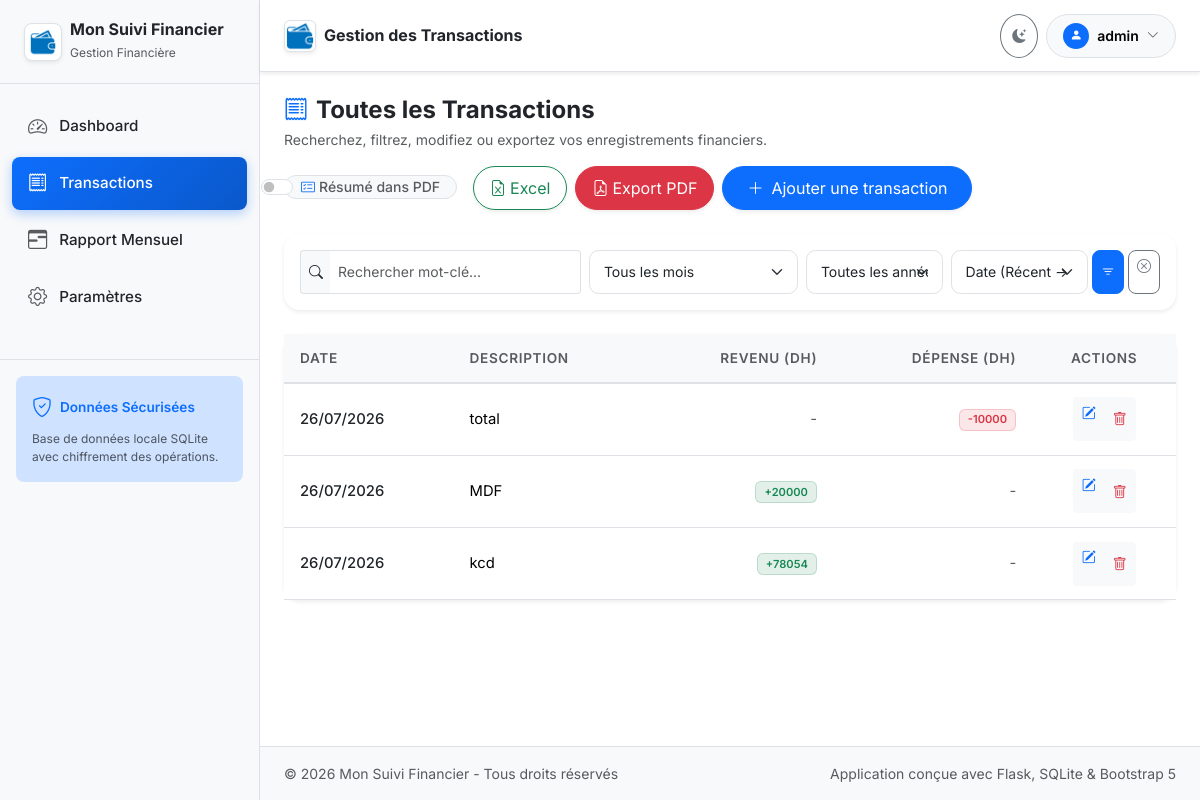
The page /transactions (signed in) on the database as committed earlier.
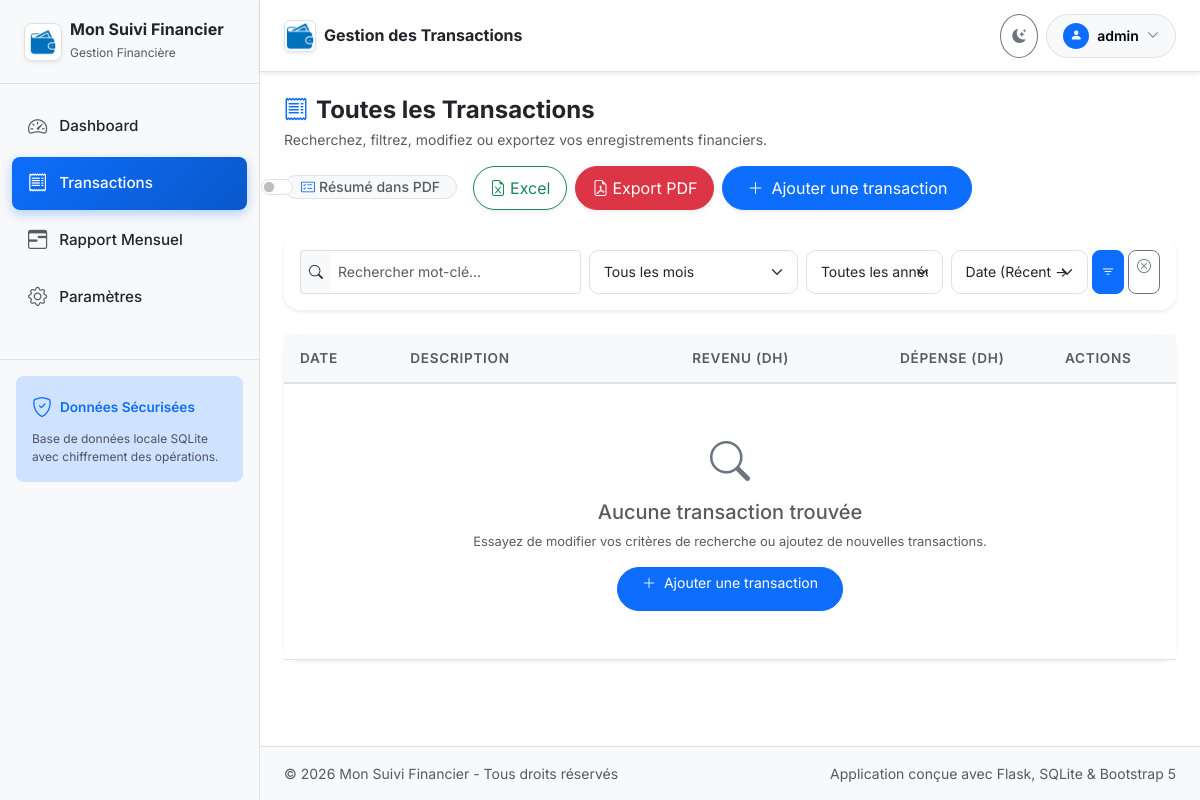
The same page on the database as committed later.
### models.py (models this page shows, shortened)
class Setting(db.Model):
    __tablename__ = 'settings'
    key = db.Column(db.String(50), primary_key=True)
    value = db.Column(db.Text, nullable=True)
    @classmethod
    def get_val(cls, key, default=None):
        setting = db.session.get(cls, key)
        return setting.value if setting and setting.value is not None else default

class User(UserMixin, db.Model):
    __tablename__ = 'users'
    id = db.Column(db.Integer, primary_key=True)
    username = db.Column(db.String(80), unique=True, nullable=False, index=True)
    password_hash = db.Column(db.String(256), nullable=False)
    created_at = db.Column(db.DateTime, nullable=False, default=lambda: datetime.now(timezone.utc))

class Transaction(db.Model):
    __tablename__ = 'transactions'
    id = db.Column(db.Integer, primary_key=True)
    date = db.Column(db.Date, nullable=False, default=date.today, index=True)
    description = db.Column(db.Text, nullable=True)
    revenu = db.Column(db.Float, nullable=False, default=0.0)
    depense = db.Column(db.Float, nullable=False, default=0.0)
    created_at = db.Column(db.DateTime, nullable=False, default=lambda: datetime.now(timezone.utc))
    updated_at = db.Column(db.DateTime, nullable=False, default=lambda: datetime.now(timezone.utc), onupdate=lambda: datetime.now(timezone.utc))

### app.py (the view)
    @app.route('/transactions')
    @login_required
    def transactions_list():
        page = request.args.get('page', 1, type=int)
        per_page = 10
        query = get_filtered_transactions_query()
        pagination = query.paginate(page=page, per_page=per_page, error_out=False)
        years_query = db.session.query(extract('year', Transaction.date)).distinct().all()
        years = sorted([int(y[0]) for y in years_query if y[0] is not None], reverse=True)
        if datetime.now().year not in years:
            years.insert(0, datetime.now().year)
        return render_template(
            'transactions/list.html',
            transactions=pagination.items,
            pagination=pagination,
            years=years
        )

### templates/transactions/list.html (shortened to what this page needs)
{% extends "base.html" %}
{% block header_title %}Gestion des Transactions{% endblock %}
{% block content %}
<div class="d-flex flex-wrap align-items-center justify-content-between gap-3 mb-4">
    <div>
        <h4 class="fw-bold mb-1"><i class="bi bi-receipt text-primary me-2"></i>Toutes les Transactions</h4>
        <p class="text-muted small mb-0">Recherchez, filtrez, modifiez ou exportez vos enregistrements financiers.</p>
    </div>
    <div class="d-flex flex-wrap align-items-center gap-2">
        <div class="form-check form-switch d-inline-flex align-items-center gap-2 me-2 bg-body-tertiary px-3 py-1.5 rounded-pill border">
            <input class="form-check-input my-0" type="checkbox" id="includeSummaryPdfToggle">
            <label class="form-check-label small fw-medium text-muted" for="includeSummaryPdfToggle" style="cursor: pointer;">
                <i class="bi bi-card-checklist me-1 text-primary"></i>Résumé dans PDF
            </label>
        </div>
        <a href="{{ url_for('transactions_export_excel', **request.args) }}" class="btn btn-outline-success rounded-pill px-3 d-flex align-items-center gap-1 shadow-sm">
            <i class="bi bi-file-earmark-excel"></i> Excel
        </a>
        <a id="exportPdfBtn" href="{{ url_for('transactions_export_pdf', include_summary=0, **request.args) }}" class="btn btn-danger rounded-pill px-3 d-flex align-items-center gap-1 shadow-sm">
            <i class="bi bi-file-earmark-pdf"></i> Export PDF
        </a>
        <a href="{{ url_for('transaction_add') }}" class="btn btn-primary rounded-pill px-4 d-flex align-items-center gap-2 shadow-sm">
            <i class="bi bi-plus-lg"></i>
            <span>Ajouter une transaction</span>
        </a>
    </div>
</div>
<div class="card border-0 shadow-sm rounded-4 mb-4">
    <div class="card-body p-3">
        <form method="GET" action="{{ url_for('transactions_list') }}" class="row g-2 align-items-center">
            <div class="col-12 col-md-5 col-lg-4">
                <div class="input-group input-group-sm">
                    <span class="input-group-text bg-body-tertiary border-end-0"><i class="bi bi-search"></i></span>
                    <input type="text" name="search" class="form-control border-start-0" placeholder="Rechercher mot-clé..." value="{{ request.args.get('search', '') }}">
                </div>
            </div>
            <div class="col-6 col-md-3 col-lg-3">
                <select name="month" class="form-select form-select-sm">
                    <option value="">Tous les mois</option>
                </select>
            </div>
            <div class="col-6 col-md-2 col-lg-2">
                <select name="year" class="form-select form-select-sm">
                    <option value="">Toutes les années</option>
                </select>
            </div>
            <div class="col-8 col-md-2 col-lg-2">
                <select name="sort" class="form-select form-select-sm">
                    <option value="date_desc" {% if request.args.get('sort') == 'date_desc' %}selected{% endif %}>Date (Récent &rarr; Ancien)</option>
                </select>
            </div>
            <div class="col-4 col-md-2 col-lg-1 d-flex gap-1 justify-content-end">
                <button type="submit" class="btn btn-primary btn-sm rounded-3 w-100" title="Filtrer">
                    <i class="bi bi-filter"></i>
                </button>
                <a href="{{ url_for('transactions_list') }}" class="btn btn-outline-secondary btn-sm rounded-3" title="Réinitialiser">
                    <i class="bi bi-x-circle"></i>
                </a>
            </div>
        </form>
    </div>
</div>
<div class="card border-0 shadow-sm rounded-4 mb-4">
    <div class="table-responsive">
        <table class="table custom-table table-hover align-middle mb-0">
            <thead>
                <tr>
                    <th>Date</th>
                    <th>Description</th>
                    <th class="text-end">Revenu ({{ currency }})</th>
                    <th class="text-end">Dépense ({{ currency }})</th>
                    <th class="text-center">Actions</th>
                </tr>
            </thead>
            <tbody>
                {% if transactions %}
                    {% for tx in transactions %}
                    <tr>
                        <td>
                            <span class="fw-medium text-body">{{ tx.date.strftime('%d/%m/%Y') }}</span>
                        </td>
                        <td>
                            <span>{{ tx.description or '-' }}</span>
                        </td>
                        <td class="text-end">
                            {% if tx.revenu > 0 %}
                                <span class="badge badge-revenue">+{{ tx.revenu|int if tx.revenu == tx.revenu|int else ("%.2f"|format(tx.revenu)) }}</span>
                            {% else %}
                                <span class="text-muted">-</span>
                            {% endif %}
                        </td>
                        <td class="text-end">
                            {% if tx.depense > 0 %}
                                <span class="badge badge-expense">-{{ tx.depense|int if tx.depense == tx.depense|int else ("%.2f"|format(tx.depense)) }}</span>
                            {% else %}
                                <span class="text-muted">-</span>
                            {% endif %}
                        </td>
                        <td class="text-center">
                            <div class="btn-group btn-group-sm">
                                <a href="{{ url_for('transaction_edit', id=tx.id) }}" class="btn btn-light text-primary" title="Modifier">
                                    <i class="bi bi-pencil-square"></i>
                                </a>
                                <button type="button" class="btn btn-light text-danger" data-bs-toggle="modal" data-bs-target="#deleteConfirmModal" data-delete-url="{{ url_for('transaction_delete', id=tx.id) }}" data-tx-desc="{{ tx.description or 'Transaction sans description' }}" data-tx-amount="{{ tx.revenu if tx.revenu > 0 else tx.depense }} {{ currency }}" title="Supprimer">
                                    <i class="bi bi-trash"></i>
                                </button>
                            </div>
                        </td>
                    </tr>
                    {% endfor %}
                {% else %}
                    <tr>
                        <td colspan="5" class="text-center py-5 text-muted">
                            <i class="bi bi-search fs-1 d-block mb-2 text-secondary"></i>
                            <h5>Aucune transaction trouvée</h5>
                            <p class="small mb-3">Essayez de modifier vos critères de recherche ou ajoutez de nouvelles transactions.</p>
                            <a href="{{ url_for('transaction_add') }}" class="btn btn-primary btn-sm rounded-pill px-4">
                                <i class="bi bi-plus-lg me-1"></i> Ajouter une transaction
                            </a>
                        </td>
                    </tr>
                {% endif %}
            </tbody>
        </table>
    </div>
</div>
{% endblock %}

### templates/base.html (shortened to what this page needs)
<!DOCTYPE html>
<html lang="fr" data-bs-theme="{{ 'dark' if dark_mode else 'light' }}">
<head>
    <link href="https://cdn.jsdelivr.net/npm/bootstrap@5.3.3/dist/css/bootstrap.min.css" rel="stylesheet">
    <link rel="stylesheet" href="https://cdn.jsdelivr.net/npm/bootstrap-icons@1.11.3/font/bootstrap-icons.min.css">
    <link rel="stylesheet" href="{{ url_for('static', filename='css/style.css') }}">
</head>
<body>
    <div id="wrapper">
        <nav id="sidebar" class="d-none d-lg-block">
            <div class="sidebar-header d-flex align-items-center justify-content-between">
                <a href="{{ url_for('dashboard') }}" class="d-flex align-items-center gap-2 text-decoration-none color-inherit">
                    <img src="{{ url_for('static', filename='img/logo.png') }}" alt="{{ app_name }}" class="rounded-3 shadow-sm p-1 border bg-white" style="width: 38px; height: 38px; object-fit: contain;">
                    <div>
                        <h6 class="fw-bold mb-0 text-body">{{ app_name }}</h6>
                        <small class="text-muted" style="font-size: 0.75rem;">Gestion Financière</small>
                    </div>
                </a>
            </div>
            <ul class="list-unstyled components">
                <li class="{% if request.endpoint == 'dashboard' %}active{% endif %}">
                    <a href="{{ url_for('dashboard') }}">
                        <i class="bi bi-speedometer2"></i>
                        <span>Dashboard</span>
                    </a>
                </li>
                <li class="{% if request.endpoint in ['transactions_list', 'transaction_add', 'transaction_edit'] %}active{% endif %}">
                    <a href="{{ url_for('transactions_list') }}">
                        <i class="bi bi-receipt"></i>
                        <span>Transactions</span>
                    </a>
                </li>
                <li class="{% if request.endpoint == 'rapport' %}active{% endif %}">
                    <a href="{{ url_for('rapport') }}">
                        <i class="bi bi-calendar3-range"></i>
                        <span>Rapport Mensuel</span>
                    </a>
                </li>
                <li class="{% if request.endpoint == 'settings' %}active{% endif %}">
                    <a href="{{ url_for('settings') }}">
                        <i class="bi bi-gear"></i>
                        <span>Paramètres</span>
                    </a>
                </li>
            </ul>
            <div class="p-3 mt-auto border-top">
                <div class="card border-0 bg-primary-subtle rounded-3 p-3">
                    <div class="d-flex align-items-center gap-2 mb-2">
                        <i class="bi bi-shield-check text-primary fs-5"></i>
                        <span class="fw-semibold text-primary" style="font-size: 0.85rem;">Données Sécurisées</span>
                    </div>
                    <p class="text-muted mb-0" style="font-size: 0.75rem;">Base de données locale SQLite avec chiffrement des opérations.</p>
                </div>
            </div>
        </nav>
        <div id="content" class="pb-5 pb-lg-0">
            <nav class="navbar navbar-expand main-navbar sticky-top shadow-sm">
                <div class="container-fluid p-0">
                    <div class="d-flex align-items-center me-auto">
                        <img src="{{ url_for('static', filename='img/logo.png') }}" alt="{{ app_name }}" class="rounded-2 shadow-sm p-0.5 border bg-white me-2 d-none d-sm-inline-block" style="width: 32px; height: 32px; object-fit: contain;">
                        <h5 class="fw-bold mb-0 fs-6 fs-sm-5">{% block header_title %}Tableau de Bord{% endblock %}</h5>
                    </div>
                    <div class="d-flex align-items-center gap-2">
                        <button id="themeToggleBtn" type="button" class="btn btn-outline-secondary btn-sm rounded-circle p-2 d-flex align-items-center justify-content-center" style="width: 38px; height: 38px;" title="Changer le thème">
                            <i id="themeToggleIcon" class="bi bi-moon-stars-fill"></i>
                        </button>
                        {% if current_user.is_authenticated %}
                        <div class="dropdown">
                            <button class="btn btn-light btn-sm rounded-pill px-3 py-1.5 border d-flex align-items-center gap-2" type="button" data-bs-toggle="dropdown" aria-expanded="false">
                                <div class="bg-primary text-white rounded-circle d-flex align-items-center justify-content-center" style="width: 26px; height: 26px; font-size: 0.75rem;">
                                    <i class="bi bi-person-fill"></i>
                                </div>
                                <span class="fw-semibold d-none d-sm-inline">{{ current_user.username }}</span>
                                <i class="bi bi-chevron-down small text-muted"></i>
                            </button>
                        </div>
                        {% endif %}
                    </div>
                </div>
            </nav>
            <div class="toast-container position-fixed top-0 end-0 p-3">
            </div>
            <main class="container-fluid p-3 p-md-4 flex-grow-1 fade-in">
                {% block content %}{% endblock %}
            </main>
            <footer class="footer py-3 px-4 border-top text-center text-muted small bg-body-tertiary d-none d-lg-block">
                <div class="d-flex flex-wrap justify-content-between align-items-center gap-2 container-fluid p-0">
                    <span>&copy; {{ current_year }} {{ app_name }} - Tous droits réservés</span>
                    <span>Application conçue avec Flask, SQLite &amp; Bootstrap 5</span>
                </div>
            </footer>
        </div>
    </div>
</body>
</html>

Rows that differ between the two databases and show on the page:
removed Transaction: date "26/07/2026", description "total", depense "10000"
removed Transaction: date "26/07/2026", description "MDF", revenu "20000"
removed Transaction: date "26/07/2026", description "kcd", revenu "78054"
Other text that changed with them:
text now shown: "Aucune transaction trouvée Essayez de modifier vos critères de recherche ou ajoutez de nouvelles transactions. Ajouter une transaction"
